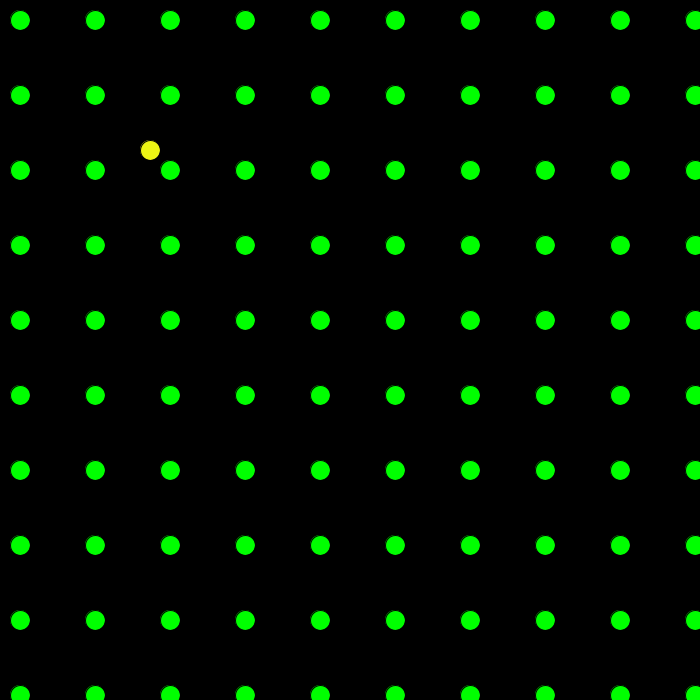
Frame 1 (no input)
Frame 60 (the mouse pressed at the canvas centre just before this capture): identical to frame 1, image omitted
Frame 120 (the mouse held since frame 60 and released just before this capture): identical to frame 1, image omitted

The Processing sketch that drew this single still picture (run headless with seeded random() and noise(); from frame 60 on, the mouse is pressed at the canvas centre):

// Processing sketch: processing_99349
// ── processing_99349.pde

Pac myPac;
int rows = 16;
int columns = 16;
MyYummy[] yummys = new MyYummy[rows*columns];
int yummyCounter = 0;

void setup() {
  size(700, 700);
  myPac = new Pac(20);
  for (int k = 0; k < rows; k++) {
    for (int l = 0; l < columns; l++) {
      yummys[yummyCounter] = new MyYummy(k*75+20, l*75 + 20, 20);
      yummyCounter ++;
    }
  }
}  

void draw() {
  background(0);
  myPac.display();

  for (int k = 0; k < yummys.length; k++) {
    yummys[k].display();
    if (yummys[k].intersect(myPac)) {
      yummys[k].caught();
    }
  }
}

void keyPressed() {
  /* w = up
   s = down
   a = left
   d = right*/

  if (key == 'w') {
    myPac.drive4();
  } 
  if (key == 's') {
    myPac.drive3();
  } 
  if (key == 'a') {
    myPac.drive2();
  }
  if (key == 'd') {
    myPac.drive();
  }
}

class Pac {
  color c;
  float xpos;
  float ypos;
  float speed1;
  float speed2;
  float r;

  Pac(float tempr) {
    c= color(237, 245, 20);
    xpos = 150;
    ypos = 150;
    speed1 = -10;
    speed2 = +10;
    r=tempr;
  }
 
  void display() {
    fill(c);
    ellipse(xpos, ypos, r, r);
  }

  //right
  void drive() {
    xpos = xpos + speed2;
    if (xpos==700) {
      xpos = xpos + speed1;
    }
  }
  //left
  void drive2() {
    xpos = xpos + speed1;
    if (xpos==0) {
      xpos = xpos + speed2;
    }
  }
  //down
  void drive3() {

    ypos = ypos +speed2;
    if (ypos==700) {
      ypos = ypos + speed1;
    }
  }
  //up
  void drive4() {
    ypos = ypos + speed1;
    if (ypos==0) {
      ypos = ypos +speed2;
    }
  }
}

class MyYummy {
  color c;
  float yummyx; 
  float yummyy;
  float yummyw;
  float yummyh;
  float yummyr;

  MyYummy(int tempx, int tempy, int tempr) {
    c = color(0, 255, 0);
    yummyx=tempx;
    yummyy=tempy;
    yummyw=30;
    yummyh=30;
    yummyr=tempr;
  }
  

  void display() {
    fill(c);
    ellipse(yummyx, yummyy, yummyr, yummyr);
  }
  
  boolean intersect(Pac p) {
    float distance = dist(yummyx, yummyy, p.xpos, p.ypos);
   
    if (distance < (yummyr + p.r)/2) {
       println("yummy: " + yummyx);
       println("pac: " + p.xpos);
      return true;
    }
    else {
      return false;
    }
  }
  void caught(){
  yummyy= -46789;
  }
}
